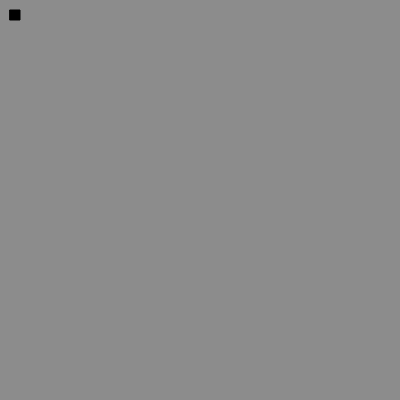
Frame 1 (no input)
Frame 60 (no input): identical to frame 1, image omitted
Frame 120 (the mouse pressed at the canvas centre since frame 60): identical to frame 1, image omitted

The p5.js sketch that drew this single still picture (run headless with seeded random() and noise() and a simulated clock; from frame 60 on, the mouse is pressed at the canvas centre):

// p5.js sketch
// ── sketch.js
/* Side Scroller
2017-07-23
Lucca*/

//Global Variables



function setup() {

	//(1800, 600)
	
	createCanvas(400, 400);
}

function draw() {
	
	//Backgound
	
		background(140, 140, 140);
	
	//Calls
	
		floorPattern();
}

function floorPattern() {
	
	fill(0, 0, 0);
	rect(10, 10, 10, 10)
}
